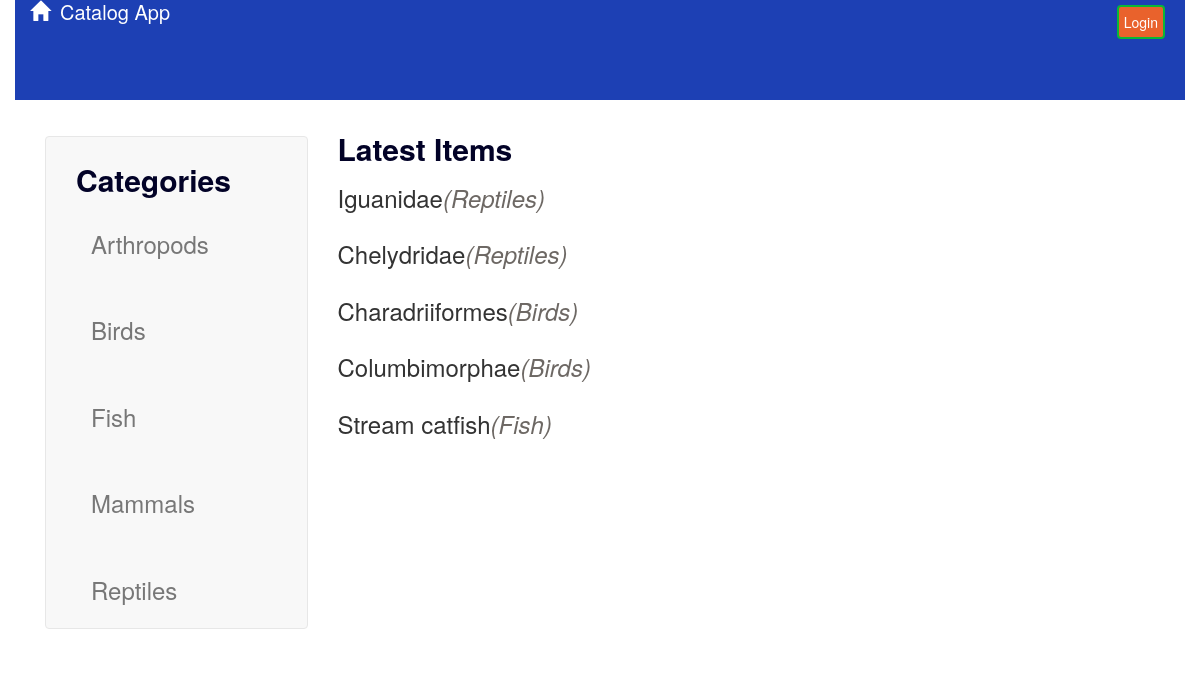
Page /catalog/ on the committed database.
### database_setup.py (models this page shows, shortened)
class Category(Base):
    __tablename__ = 'category'
    id = Column(Integer, primary_key=True)
    name = Column(String(250), nullable=False)

class MenuItem(Base):
    __tablename__ = 'menu_item'
    name = Column(String(80), nullable=False)
    id = Column(Integer, primary_key=True)
    description = Column(String(250))
    category_id = Column(Integer, ForeignKey('category.id'))
    time_in = Column(DateTime, default=func.now())
    category = relationship(Category)
    user_id = Column(Integer, ForeignKey('user.id'))
    user = relationship(User)

### finalproject.py (the view)
@app.route('/')
@app.route('/catalog/')
def showCatalog():
    catalog = session.query(Category).order_by(asc(Category.name))
    items = session.query(MenuItem).order_by(MenuItem.time_in.desc()) \
        .limit(catalog.count())
    if 'username' not in login_session:
        return render_template(
          'publiccatalog.html',
          catalog=catalog,
          items=items
          )
    else:
        return render_template('catalog.html', catalog=catalog, items=items)

### templates/publiccatalog.html (shortened to what this page needs)
{% extends "main.html" %}
{% block content %}
{% include "header.html" %}
	<div class="row top-menu">
		<div class="col-md-10"></div>
		<div class="col-md-2 text-right">
					</div>
	</div>
	<div class="container">
		<div class="row">
		{% include "nav.html" %}
		<div class="col-sm-9">
		<strong>Latest Items</strong>
		{% for item in items %}
			<div class="row">
					<div class="col-md-6">
						<h3 class="menu-item">{{item.name}}<italic>({{item.category.name}})</italic></h3>
					</div>
				<div class="col-md-1"></div>
			</div>
		{% endfor %}
			</div>
	</div>
</div>
</div>
{% endblock %}

### templates/main.html (shortened to what this page needs)
<!DOCTYPE html>
<html lang="en">
<head>
	<link rel="stylesheet" href="//netdna.bootstrapcdn.com/bootstrap/3.1.1/css/bootstrap.min.css">
	<link rel=stylesheet type=text/css href="{{ url_for('static', filename='styles.css') }}">
</head>
<body>
	<div class="container">
		{% block content %}
		{% endblock %}
</body>
</html>

### templates/header.html (shortened to what this page needs)
<div class="row banner">
	<div class="col-md-6">
		<a href="{{url_for('showCatalog')}}">
			<span class="glyphicon glyphicon-home" aria-hidden="true"></span>Catalog App
		</a>
	</div>
	<div class="col-md-6 text-right">
		{%if 'username' not in session %}
		<a href="{{url_for('showLogin')}}">
			<button class="btn btn-default">
				Login
			</button>
		</a>
		{% else %}
		<a href="{{url_for('disconnect')}}">
			<button class="btn btn-default" id="new-menu-item">
				<span aria-hidden="true"></span>Logout
			</button>
		</a>
		{% endif %}
	</div>
</div>

### templates/nav.html
<div class="col-sm-3">
    <div class="sidebar-nav">
      <div class="navbar navbar-default" role="navigation">
        <div class="navb"><strong>Categories</strong>
          <ul class="nav navbar-nav">
                {% for category in catalog %}
                <li class="cat">
                    <a href="{{url_for('showMenu', category_id = category.id)}}">
                        <h3 class="menu-item">{{category.name}}</h3>
                    </a>
                </li>
            {% endfor %}
          </ul>
        </div>
      </div>
    </div>
  </div>

### static/styles.css (style rules this page uses)
.banner { height: 100px; background-color: #1d40b4; }
.banner a { color: #FFFFFF; }
.banner > div { vertical-align: center; }
strong { font-size: 30px; color: #020227; line-height: 25px; }
italic { color: rgb(109, 104, 100); font-style: italic; }
a { font-size: 20px; color: rgb(255, 0, 0); line-height: 17px; }
.btn { padding: 5px; margin: 5px; background-color: rgb(233, 98, 44); border-color: rgb(10, 184, 53); border-width: 2px; color: #FFFFFF; }
.glyphicon { margin-right: 10px; }
.top-menu { padding-top: 30px; padding-bottom: 5px; }
.navb { padding: 30px; }
.cat { float: left; clear: both; }

### rows in the picture
Category: name "Arthropods"
Category: name "Birds"
Category: name "Fish"
Category: name "Mammals"
Category: name "Reptiles"
MenuItem: name "Iguanidae", category.name "Reptiles"
MenuItem: name "Chelydridae", category.name "Reptiles"
MenuItem: name "Charadriiformes", category.name "Birds"
MenuItem: name "Columbimorphae", category.name "Birds"
MenuItem: name "Stream catfish", category.name "Fish"
